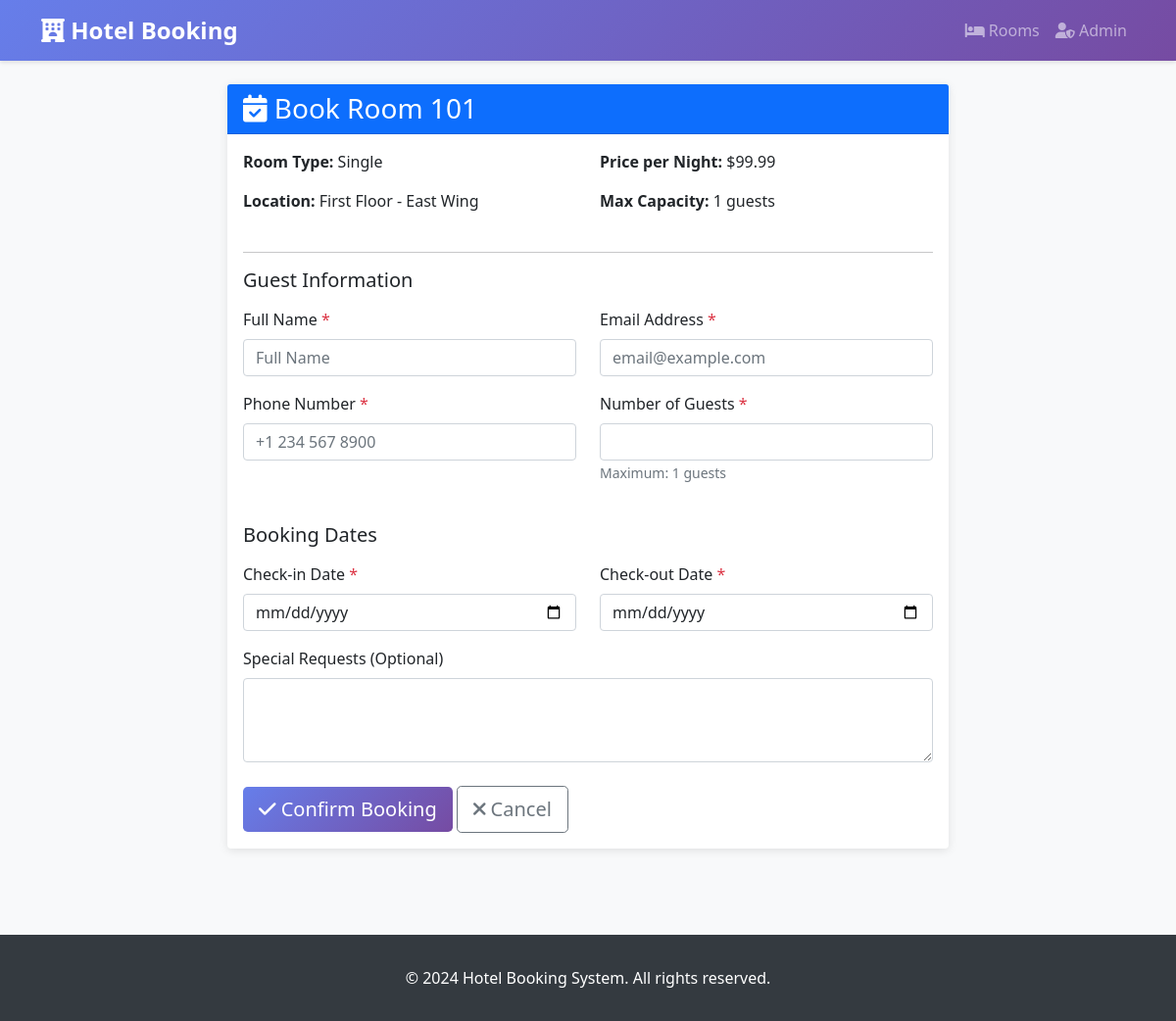
Screenshot of /booking/room/1/book/ with the database file from the repository.
### booking/models.py (models this page shows, shortened)
class Room(models.Model):
    ROOM_TYPES = [
        ('single', 'Single'),
        ('double', 'Double'),
        ('suite', 'Suite'),
        ('deluxe', 'Deluxe'),
    ]
    room_number = models.CharField(max_length=10, unique=True)
    room_type = models.CharField(max_length=10, choices=ROOM_TYPES, default='single')
    price_per_night = models.DecimalField(max_digits=10, decimal_places=2, validators=[MinValueValidator(0)])
    capacity = models.IntegerField(validators=[MinValueValidator(1)])
    location = models.CharField(max_length=100, default='Main Building')
    description = models.TextField(blank=True)
    is_available = models.BooleanField(default=True)
    created_at = models.DateTimeField(auto_now_add=True)
    class Meta:
        ordering = ['room_number']

### booking/views.py (the view)
# urls.py: path('room/<int:room_id>/book/', views.book_room, name='book_room'),
def book_room(request, room_id):
    room = get_object_or_404(Room, id=room_id)
    if request.method == 'POST':
        form = BookingForm(request.POST)
        if form.is_valid():
            booking = form.save(commit=False)
            booking.room = room
            if room.is_available_for_dates(booking.check_in_date, booking.check_out_date):
                if booking.number_of_guests > room.capacity:
                    messages.error(request, f'This room can only accommodate {room.capacity} guests.')
                else:
                    booking.save()
                    messages.success(request, 'Your booking has been confirmed!')
                    return redirect('booking:booking_success', booking_id=booking.id)
            else:
                messages.error(request, 'Room is not available for the selected dates.')
    else:
        form = BookingForm()
    context = {
        'room': room,
        'form': form,
    }
    return render(request, 'booking/book_room.html', context)

### booking/forms.py
class BookingForm(forms.ModelForm):
    class Meta:
        model = Booking
        fields = ['guest_name', 'guest_email', 'guest_phone', 'check_in_date',
                  'check_out_date', 'number_of_guests', 'special_requests']
        widgets = {
            'check_in_date': forms.DateInput(attrs={'type': 'date', 'min': date.today().isoformat()}),
            'check_out_date': forms.DateInput(attrs={'type': 'date', 'min': date.today().isoformat()}),
            'special_requests': forms.Textarea(attrs={'rows': 3}),
            'guest_name': forms.TextInput(attrs={'placeholder': 'Full Name'}),
            'guest_email': forms.EmailInput(attrs={'placeholder': 'email@example.com'}),
            'guest_phone': forms.TextInput(attrs={'placeholder': '+1 234 567 8900'}),
            'number_of_guests': forms.NumberInput(attrs={'min': 1}),
        }
    def __init__(self, *args, **kwargs):
        super().__init__(*args, **kwargs)
        for field in self.fields:
            if field not in ['special_requests']:
                self.fields[field].required = True

### templates/booking/book_room.html (shortened to what this page needs)
{% extends 'base.html' %}
{% block content %}
<div class="container">
  <div class="row justify-content-center">
    <div class="col-lg-8">
      <div class="card">
        <div class="card-header bg-primary text-white">
          <h3 class="mb-0">
            <i class="fas fa-calendar-check"></i> Book Room {{ room.room_number }}
          </h3>
        </div>
        <div class="card-body">
          <div class="row mb-4">
            <div class="col-md-6">
              <p>
                <strong>Room Type:</strong> {{ room.get_room_type_display }}
              </p>
              <p><strong>Location:</strong> {{ room.location }}</p>
            </div>
            <div class="col-md-6">
              <p>
                <strong>Price per Night:</strong> ${{ room.price_per_night }}
              </p>
              <p><strong>Max Capacity:</strong> {{ room.capacity }} guests</p>
            </div>
          </div>
          <hr />
          <form method="post" novalidate>
            <h5 class="mb-3">Guest Information</h5>
            <div class="row">
              <div class="col-md-6 mb-3">
                <label
                  for="{{ form.guest_name.id_for_label }}"
                  class="form-label"
                >
                  Full Name <span class="text-danger">*</span>
                </label>
                {{ form.guest_name }}
              </div>
              <div class="col-md-6 mb-3">
                <label
                  for="{{ form.guest_email.id_for_label }}"
                  class="form-label"
                >
                  Email Address <span class="text-danger">*</span>
                </label>
                {{ form.guest_email }}
              </div>
            </div>
            <div class="row">
              <div class="col-md-6 mb-3">
                <label
                  for="{{ form.guest_phone.id_for_label }}"
                  class="form-label"
                >
                  Phone Number <span class="text-danger">*</span>
                </label>
                {{ form.guest_phone }}
              </div>
              <div class="col-md-6 mb-3">
                <label
                  for="{{ form.number_of_guests.id_for_label }}"
                  class="form-label"
                >
                  Number of Guests <span class="text-danger">*</span>
                </label>
                {{ form.number_of_guests }}
                <small class="text-muted"
                  >Maximum: {{ room.capacity }} guests</small
                >
              </div>
            </div>
            <h5 class="mb-3 mt-4">Booking Dates</h5>
            <div class="row">
              <div class="col-md-6 mb-3">
                <label
                  for="{{ form.check_in_date.id_for_label }}"
                  class="form-label"
                >
                  Check-in Date <span class="text-danger">*</span>
                </label>
                {{ form.check_in_date }}
              </div>
              <div class="col-md-6 mb-3">
                <label
                  for="{{ form.check_out_date.id_for_label }}"
                  class="form-label"
                >
                  Check-out Date <span class="text-danger">*</span>
                </label>
                {{ form.check_out_date }}
              </div>
            </div>
            <div class="mb-3">
              <label
                for="{{ form.special_requests.id_for_label }}"
                class="form-label"
              >
                Special Requests (Optional)
              </label>
              {{ form.special_requests }}
            </div>
            <div class="mt-4">
              <button type="submit" class="btn btn-primary btn-lg">
                <i class="fas fa-check"></i> Confirm Booking
              </button>
              <a
                href="{% url 'booking:room_detail' room.id %}"
                class="btn btn-outline-secondary btn-lg"
              >
                <i class="fas fa-times"></i> Cancel
              </a>
            </div>
          </form>
        </div>
      </div>
    </div>
  </div>
</div>
{% endblock %}

### templates/base.html (style rules this page uses)
body { background-color: #f8f9fa; font-family: "Segoe UI", Tahoma, Geneva, Verdana, sans-serif; }
.card { transition: transform 0.3s, box-shadow 0.3s; border: none; box-shadow: 0 2px 10px rgba(0, 0, 0, 0.1); }
.btn-primary { background: linear-gradient(135deg, #667eea 0%, #764ba2 100%); border: none; }

### rows the page displays
Room: room_number "101", room_type "Single", location "First Floor - East Wing", price_per_night "99.99", capacity "1"
